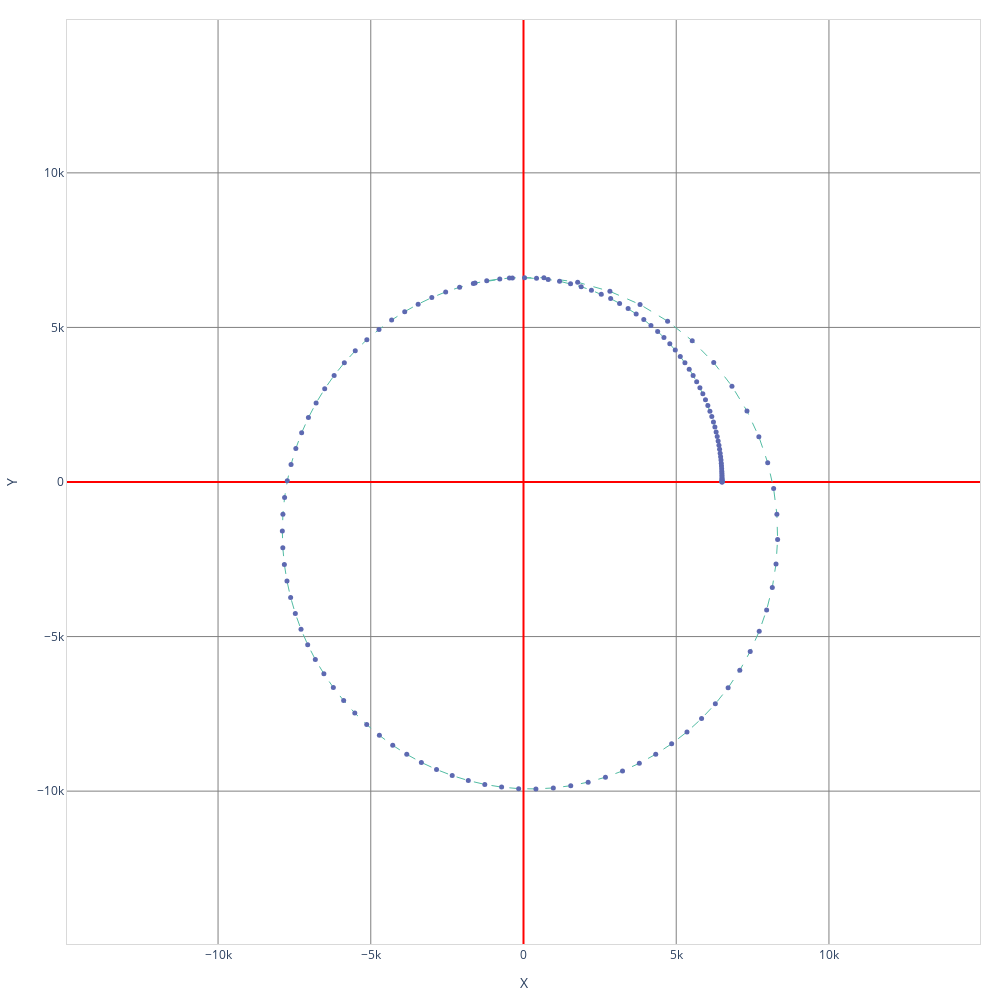

The notebook cell this image was saved under:
### Code cell
#визуализируем интерактивный класс
tj.pplotly()

### Figure 1 — Plotly figure (JSON) as saved in the notebook; plotly's stock layout.template omitted (floating-point values rounded to 4 significant figures; data arrays with more than 128 entries replaced by an {"elided": "..."} marker saying what was removed)
{"data": [{"line": {"color": "#52BCA3", "dash": "dash", "width": 1}, "marker": {"color": "#5D69B1", "size": 5}, "mode": "lines+markers+text", "type": "scatter", "x": {"elided": "136 float values"}, "y": {"elided": "136 float values"}}], "layout": {"height": 1000, "margin": {"b": 20, "l": 20, "r": 20, "t": 20}, "plot_bgcolor": "white", "width": 1000, "xaxis": {"dtick": 5000, "gridcolor": "gray", "linecolor": "#d9d9d9", "mirror": true, "range": [-14945, 14945], "title": {"text": "X"}, "zerolinecolor": "red"}, "yaxis": {"dtick": 5000, "gridcolor": "gray", "linecolor": "#d9d9d9", "mirror": true, "range": [-14945, 14945], "title": {"text": "Y"}, "zerolinecolor": "red"}}}
